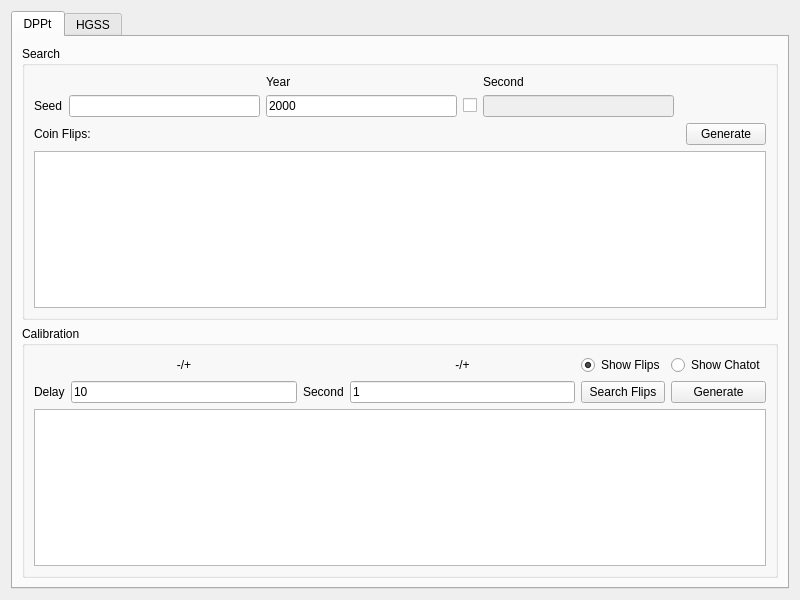
<?xml version="1.0" encoding="UTF-8"?>
<ui version="4.0">
 <class>SeedToTime4</class>
 <widget class="QWidget" name="SeedToTime4">
  <property name="geometry">
   <rect>
    <x>0</x>
    <y>0</y>
    <width>800</width>
    <height>600</height>
   </rect>
  </property>
  <property name="windowTitle">
   <string>Gen 4 Seed to Time</string>
  </property>
  <layout class="QVBoxLayout" name="verticalLayout">
   <item>
    <widget class="QTabWidget" name="tabWidget">
     <widget class="QWidget" name="tabDPPt">
      <attribute name="title">
       <string>DPPt</string>
      </attribute>
      <layout class="QVBoxLayout" name="verticalLayout_1">
       <item>
        <widget class="QGroupBox" name="groupBoxDPPtSearch">
         <property name="title">
          <string>Search</string>
         </property>
         <layout class="QGridLayout" name="gridLayout_2">
          <item row="0" column="2">
           <widget class="QLabel" name="labelDPPtYear">
            <property name="text">
             <string>Year</string>
            </property>
           </widget>
          </item>
          <item row="0" column="4">
           <widget class="QLabel" name="labelDPPtSecond">
            <property name="text">
             <string>Second</string>
            </property>
           </widget>
          </item>
          <item row="1" column="0">
           <widget class="QLabel" name="labelDPPtSeed">
            <property name="text">
             <string>Seed</string>
            </property>
           </widget>
          </item>
          <item row="1" column="1">
           <widget class="TextBox" name="textBoxDPPtSeed"/>
          </item>
          <item row="1" column="2">
           <widget class="TextBox" name="textBoxDPPtYear">
            <property name="text">
             <string notr="true">2000</string>
            </property>
           </widget>
          </item>
          <item row="1" column="3">
           <widget class="QCheckBox" name="checkBoxDPPtSecond">
            <property name="text">
             <string notr="true"/>
            </property>
           </widget>
          </item>
          <item row="1" column="4">
           <widget class="TextBox" name="textBoxDPPtSecond">
            <property name="enabled">
             <bool>false</bool>
            </property>
           </widget>
          </item>
          <item row="2" column="0" colspan="3">
           <widget class="QLabel" name="labelDPPtCoinFlips">
            <property name="text">
             <string>Coin Flips:</string>
            </property>
           </widget>
          </item>
          <item row="2" column="6">
           <widget class="QPushButton" name="pushButtonDPPtGenerate">
            <property name="text">
             <string>Generate</string>
            </property>
           </widget>
          </item>
          <item row="3" column="0" colspan="7">
           <widget class="TableView" name="tableViewDPPtSearch"/>
          </item>
         </layout>
        </widget>
       </item>
       <item>
        <widget class="QGroupBox" name="groupBoxDPPtCalibration">
         <property name="title">
          <string>Calibration</string>
         </property>
         <layout class="QGridLayout" name="gridLayout_3">
          <item row="0" column="1">
           <widget class="QLabel" name="labelDPPtDelayCalibration">
            <property name="text">
             <string notr="true">-/+</string>
            </property>
            <property name="alignment">
             <set>Qt::AlignmentFlag::AlignCenter</set>
            </property>
           </widget>
          </item>
          <item row="0" column="3">
           <widget class="QLabel" name="labelDPPtSecondCalibration">
            <property name="text">
             <string notr="true">-/+</string>
            </property>
            <property name="alignment">
             <set>Qt::AlignmentFlag::AlignCenter</set>
            </property>
           </widget>
          </item>
          <item row="0" column="4">
           <widget class="QRadioButton" name="radioButtonDPPtShowFlips">
            <property name="text">
             <string>Show Flips</string>
            </property>
            <property name="checked">
             <bool>true</bool>
            </property>
            <attribute name="buttonGroup">
             <string notr="true">buttonGroupDPPtDisplay</string>
            </attribute>
           </widget>
          </item>
          <item row="0" column="5">
           <widget class="QRadioButton" name="radioButtonDPPtShowChatot">
            <property name="text">
             <string>Show Chatot</string>
            </property>
            <attribute name="buttonGroup">
             <string notr="true">buttonGroupDPPtDisplay</string>
            </attribute>
           </widget>
          </item>
          <item row="1" column="0">
           <widget class="QLabel" name="labelDPPtDelay">
            <property name="text">
             <string>Delay</string>
            </property>
           </widget>
          </item>
          <item row="1" column="1">
           <widget class="TextBox" name="textBoxDPPtDelayCalibration">
            <property name="text">
             <string notr="true">10</string>
            </property>
           </widget>
          </item>
          <item row="1" column="2">
           <widget class="QLabel" name="labelDPPtSecondOffset">
            <property name="text">
             <string>Second</string>
            </property>
           </widget>
          </item>
          <item row="1" column="3">
           <widget class="TextBox" name="textBoxDPPtSecondCalibration">
            <property name="text">
             <string notr="true">1</string>
            </property>
           </widget>
          </item>
          <item row="1" column="4">
           <widget class="QPushButton" name="pushButtonDPPtSearchFlips">
            <property name="text">
             <string>Search Flips</string>
            </property>
           </widget>
          </item>
          <item row="1" column="5">
           <widget class="QPushButton" name="pushButtonDPPtCalibrate">
            <property name="text">
             <string>Generate</string>
            </property>
           </widget>
          </item>
          <item row="2" column="0" colspan="6">
           <widget class="TableView" name="tableViewDPPtCalibrate"/>
          </item>
         </layout>
        </widget>
       </item>
      </layout>
     </widget>
     <widget class="QWidget" name="tabHGSS">
      <attribute name="title">
       <string>HGSS</string>
      </attribute>
      <layout class="QVBoxLayout" name="verticalLayout_2">
       <item>
        <widget class="QGroupBox" name="groupBoxHGSSSearch">
         <property name="title">
          <string>Search</string>
         </property>
         <layout class="QGridLayout" name="gridLayout_5">
          <item row="0" column="2">
           <widget class="QLabel" name="labelHGSSYear">
            <property name="text">
             <string>Year</string>
            </property>
           </widget>
          </item>
          <item row="0" column="4">
           <widget class="QLabel" name="labelHGSSSecond">
            <property name="text">
             <string>Second</string>
            </property>
           </widget>
          </item>
          <item row="2" column="7" colspan="2">
           <widget class="QLabel" name="labelHGSSPlayerLocation">
            <property name="text">
             <string>Player Route</string>
            </property>
           </widget>
          </item>
          <item row="2" column="9">
           <widget class="TextBox" name="textBoxHGSSPlayerLocation">
            <property name="maxLength">
             <number>2</number>
            </property>
           </widget>
          </item>
          <item row="1" column="0">
           <widget class="QLabel" name="labelHGSSSeed">
            <property name="text">
             <string>Seed</string>
            </property>
           </widget>
          </item>
          <item row="1" column="1">
           <widget class="TextBox" name="textBoxHGSSSeed"/>
          </item>
          <item row="1" column="2">
           <widget class="TextBox" name="textBoxHGSSYear">
            <property name="text">
             <string notr="true">2000</string>
            </property>
           </widget>
          </item>
          <item row="1" column="3">
           <widget class="QCheckBox" name="checkBoxHGSSSecond">
            <property name="text">
             <string notr="true"/>
            </property>
           </widget>
          </item>
          <item row="1" column="4">
           <widget class="TextBox" name="textBoxHGSSSecond">
            <property name="enabled">
             <bool>false</bool>
            </property>
           </widget>
          </item>
          <item row="1" column="5">
           <widget class="QPushButton" name="pushButtonHGSSMap">
            <property name="text">
             <string>Map</string>
            </property>
           </widget>
          </item>
          <item row="1" column="6">
           <widget class="QCheckBox" name="checkBoxHGSSRaikou">
            <property name="text">
             <string>R</string>
            </property>
           </widget>
          </item>
          <item row="1" column="7">
           <widget class="TextBox" name="textBoxHGSSRaikou">
            <property name="enabled">
             <bool>false</bool>
            </property>
            <property name="maxLength">
             <number>2</number>
            </property>
           </widget>
          </item>
          <item row="1" column="8">
           <widget class="QCheckBox" name="checkBoxHGSSEntei">
            <property name="text">
             <string>E</string>
            </property>
           </widget>
          </item>
          <item row="1" column="9">
           <widget class="TextBox" name="textBoxHGSSEntei">
            <property name="enabled">
             <bool>false</bool>
            </property>
            <property name="maxLength">
             <number>2</number>
            </property>
           </widget>
          </item>
          <item row="1" column="10">
           <widget class="QCheckBox" name="checkBoxHGSSLati">
            <property name="text">
             <string>L</string>
            </property>
           </widget>
          </item>
          <item row="1" column="11">
           <widget class="TextBox" name="textBoxHGSSLati">
            <property name="enabled">
             <bool>false</bool>
            </property>
            <property name="maxLength">
             <number>2</number>
            </property>
           </widget>
          </item>
          <item row="2" column="0" colspan="2">
           <widget class="QLabel" name="labelHGSSElmCalls">
            <property name="text">
             <string>Elm Calls:</string>
            </property>
           </widget>
          </item>
          <item row="2" column="11">
           <widget class="QPushButton" name="pushButtonHGSSGenerate">
            <property name="text">
             <string>Generate</string>
            </property>
           </widget>
          </item>
          <item row="3" column="0" colspan="2">
           <widget class="QLabel" name="labelHGSSRoamers">
            <property name="text">
             <string>Roamers:</string>
            </property>
           </widget>
          </item>
          <item row="4" column="0" colspan="12">
           <widget class="TableView" name="tableViewHGSSSearch"/>
          </item>
         </layout>
        </widget>
       </item>
       <item>
        <widget class="QGroupBox" name="groupBoxHGSSCalibration">
         <property name="title">
          <string>Calibration</string>
         </property>
         <layout class="QGridLayout">
          <item row="0" column="1">
           <widget class="QLabel" name="labelHGSSDelayCalibration">
            <property name="text">
             <string notr="true">-/+</string>
            </property>
            <property name="alignment">
             <set>Qt::AlignmentFlag::AlignCenter</set>
            </property>
           </widget>
          </item>
          <item row="0" column="3">
           <widget class="QLabel" name="labelHGSSSecondCalibration">
            <property name="text">
             <string notr="true">-/+</string>
            </property>
            <property name="alignment">
             <set>Qt::AlignmentFlag::AlignCenter</set>
            </property>
           </widget>
          </item>
          <item row="0" column="4">
           <widget class="QRadioButton" name="radioButtonHGSSShowCalls">
            <property name="text">
             <string>Show Calls</string>
            </property>
            <property name="checked">
             <bool>true</bool>
            </property>
            <attribute name="buttonGroup">
             <string notr="true">buttonGroupHGSSDisplay</string>
            </attribute>
           </widget>
          </item>
          <item row="0" column="5">
           <widget class="QRadioButton" name="radioButtonHGSSShowChatot">
            <property name="text">
             <string>Show Chatot</string>
            </property>
            <attribute name="buttonGroup">
             <string notr="true">buttonGroupHGSSDisplay</string>
            </attribute>
           </widget>
          </item>
          <item row="1" column="0">
           <widget class="QLabel" name="labelHGSSDelay">
            <property name="text">
             <string>Delay</string>
            </property>
           </widget>
          </item>
          <item row="1" column="1">
           <widget class="TextBox" name="textBoxHGSSDelayCalibration">
            <property name="text">
             <string notr="true">10</string>
            </property>
           </widget>
          </item>
          <item row="1" column="2">
           <widget class="QLabel" name="labelHGSSSecondOffset">
            <property name="text">
             <string>Second</string>
            </property>
           </widget>
          </item>
          <item row="1" column="3">
           <widget class="TextBox" name="textBoxHGSSSecondCalibration">
            <property name="text">
             <string notr="true">1</string>
            </property>
           </widget>
          </item>
          <item row="1" column="4">
           <widget class="QPushButton" name="pushButtonHGSSSearchCalls">
            <property name="text">
             <string>Search Calls</string>
            </property>
           </widget>
          </item>
          <item row="1" column="5">
           <widget class="QPushButton" name="pushButtonHGSSCalibrate">
            <property name="text">
             <string>Generate</string>
            </property>
           </widget>
          </item>
          <item row="2" column="0" colspan="6">
           <widget class="TableView" name="tableViewHGSSCalibrate"/>
          </item>
         </layout>
        </widget>
       </item>
      </layout>
     </widget>
    </widget>
   </item>
  </layout>
 </widget>
 <customwidgets>
  <customwidget>
   <class>TextBox</class>
   <extends>QLineEdit</extends>
   <header>Form/Controls/TextBox.hpp</header>
  </customwidget>
  <customwidget>
   <class>TableView</class>
   <extends>QTableView</extends>
   <header>Form/Controls/TableView.hpp</header>
  </customwidget>
 </customwidgets>
 <tabstops>
  <tabstop>tabWidget</tabstop>
  <tabstop>textBoxDPPtSeed</tabstop>
  <tabstop>textBoxDPPtYear</tabstop>
  <tabstop>checkBoxDPPtSecond</tabstop>
  <tabstop>textBoxDPPtSecond</tabstop>
  <tabstop>pushButtonDPPtGenerate</tabstop>
  <tabstop>tableViewDPPtSearch</tabstop>
  <tabstop>textBoxDPPtDelayCalibration</tabstop>
  <tabstop>textBoxDPPtSecondCalibration</tabstop>
  <tabstop>pushButtonDPPtSearchFlips</tabstop>
  <tabstop>pushButtonDPPtCalibrate</tabstop>
  <tabstop>tableViewDPPtCalibrate</tabstop>
  <tabstop>textBoxHGSSSeed</tabstop>
  <tabstop>textBoxHGSSYear</tabstop>
  <tabstop>checkBoxHGSSSecond</tabstop>
  <tabstop>textBoxHGSSSecond</tabstop>
  <tabstop>pushButtonHGSSMap</tabstop>
  <tabstop>textBoxHGSSPlayerLocation</tabstop>
  <tabstop>checkBoxHGSSRaikou</tabstop>
  <tabstop>textBoxHGSSRaikou</tabstop>
  <tabstop>checkBoxHGSSEntei</tabstop>
  <tabstop>textBoxHGSSEntei</tabstop>
  <tabstop>checkBoxHGSSLati</tabstop>
  <tabstop>textBoxHGSSLati</tabstop>
  <tabstop>pushButtonHGSSGenerate</tabstop>
  <tabstop>tableViewHGSSSearch</tabstop>
  <tabstop>textBoxHGSSDelayCalibration</tabstop>
  <tabstop>textBoxHGSSSecondCalibration</tabstop>
  <tabstop>pushButtonHGSSSearchCalls</tabstop>
  <tabstop>pushButtonHGSSCalibrate</tabstop>
  <tabstop>tableViewHGSSCalibrate</tabstop>
 </tabstops>
 <resources/>
 <connections/>
 <buttongroups>
  <buttongroup name="buttonGroupDPPtDisplay"/>
  <buttongroup name="buttonGroupHGSSDisplay"/>
 </buttongroups>
</ui>
